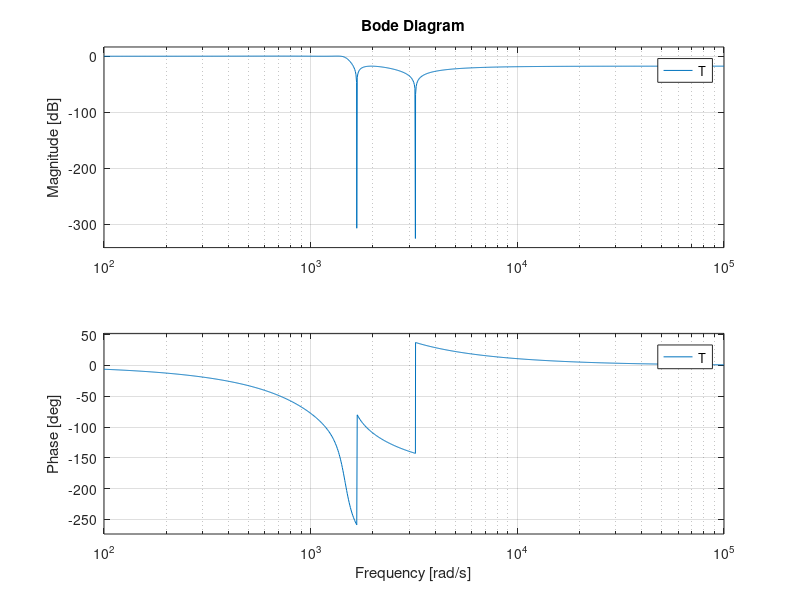
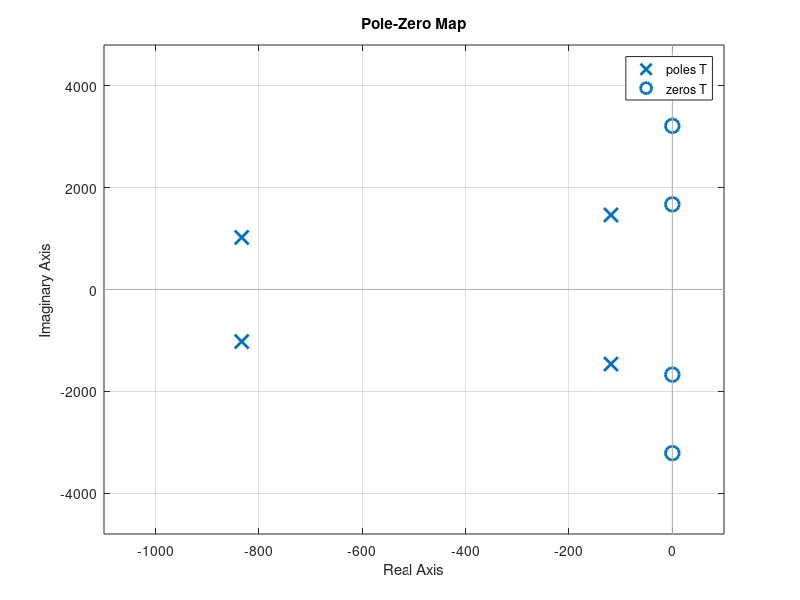

Write MATLAB code to recreate these figures, in order.
alphamax=0.25;
alphamin=18;
Wp=1400;
Ws=1000;
[N,Wn]=ellipord(Wp,Ws,alphamax,alphamin,'s')
[b,a]=ellip(N,alphamax,alphamin,Wn,'s')
K=a(end)/b(end)
T=tf(K*b,a)
figure
bode(T)
figure
pzmap(T)
